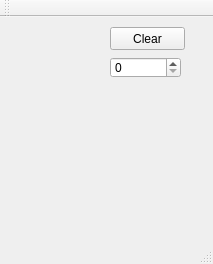
<?xml version="1.0" encoding="UTF-8"?>
<ui version="4.0">
 <class>MainWindow</class>
 <widget class="QMainWindow" name="MainWindow">
  <property name="geometry">
   <rect>
    <x>0</x>
    <y>0</y>
    <width>213</width>
    <height>264</height>
   </rect>
  </property>
  <property name="windowTitle">
   <string>MainWindow</string>
  </property>
  <widget class="QWidget" name="centralWidget">
   <widget class="QWidget" name="horizontalLayoutWidget">
    <property name="geometry">
     <rect>
      <x>10</x>
      <y>0</y>
      <width>71</width>
      <height>491</height>
     </rect>
    </property>
    <layout class="QHBoxLayout" name="glLayout">
     <property name="sizeConstraint">
      <enum>QLayout::SetFixedSize</enum>
     </property>
    </layout>
   </widget>
   <widget class="QPushButton" name="pushButton">
    <property name="geometry">
     <rect>
      <x>110</x>
      <y>10</y>
      <width>75</width>
      <height>23</height>
     </rect>
    </property>
    <property name="text">
     <string>Clear</string>
    </property>
   </widget>
   <widget class="QSpinBox" name="PointAveraging">
    <property name="geometry">
     <rect>
      <x>110</x>
      <y>40</y>
      <width>71</width>
      <height>21</height>
     </rect>
    </property>
   </widget>
   <widget class="QWidget" name="horizontalLayoutWidget_2">
    <property name="geometry">
     <rect>
      <x>90</x>
      <y>100</y>
      <width>111</width>
      <height>391</height>
     </rect>
    </property>
    <layout class="QHBoxLayout" name="testGlFrame"/>
   </widget>
  </widget>
  <widget class="QMenuBar" name="menuBar">
   <property name="geometry">
    <rect>
     <x>0</x>
     <y>0</y>
     <width>213</width>
     <height>21</height>
    </rect>
   </property>
  </widget>
  <widget class="QToolBar" name="mainToolBar">
   <attribute name="toolBarArea">
    <enum>TopToolBarArea</enum>
   </attribute>
   <attribute name="toolBarBreak">
    <bool>false</bool>
   </attribute>
  </widget>
  <widget class="QStatusBar" name="statusBar"/>
 </widget>
 <layoutdefault spacing="6" margin="11"/>
 <resources/>
 <connections/>
</ui>
